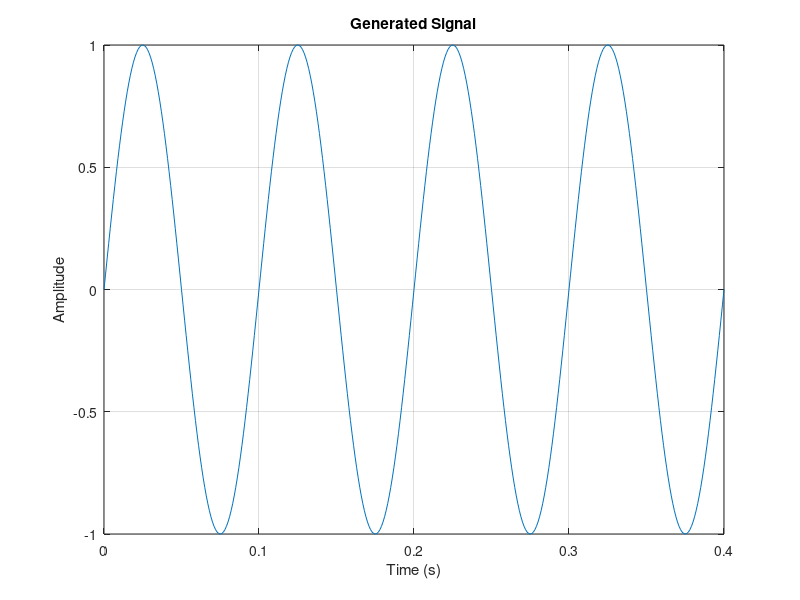
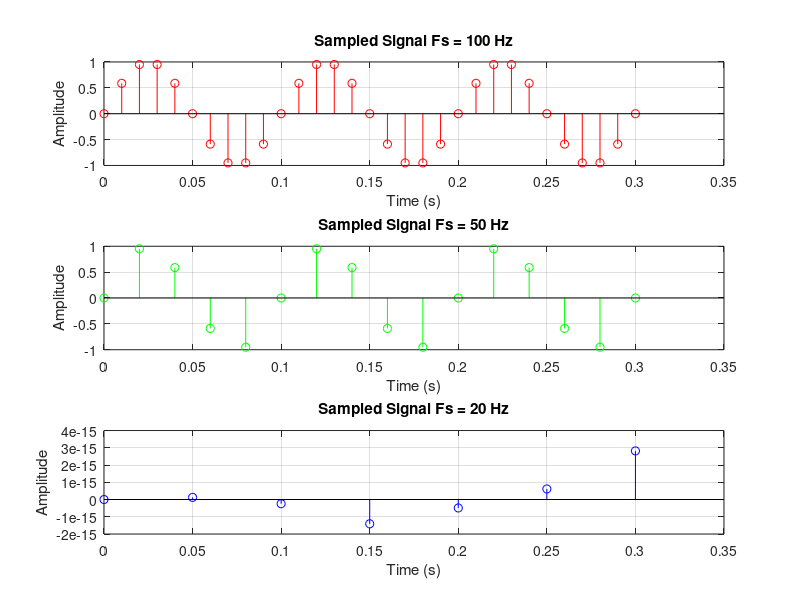

Reproduce these figures in MATLAB, in order.
%Prithviraj_2254901101
clc;clear all;close all;
% Generated Signal
f = 10; % Frequency of the signal
T = 1 / f; % Period of the signal
td = T / 100; % Time resolution
t = 0:td:4*T; % Time vector for 4 cycles
x = sin(2 * pi * 10 * t); % Sine wavefigure;
plot(t, x); %Generated signal
xlabel('Time (s)');
ylabel('Amplitude');
title('Generated Signal');grid on;
% Sampled Signal
figure;
% Sampling with fs = 100 Hz
fs = 100;
Ts = 1 / fs;
t1 = 0:Ts:3*T;
xs = sin(2 * pi * 10 * t1);
subplot(3, 1, 1); 
stem(t1, xs, 'r'); %sampled signal
xlabel('Time (s)');
ylabel('Amplitude');
title('Sampled Signal Fs = 100 Hz');grid on;
% Sampling with fs = 50 Hz
fs = 50;
Ts = 1 / fs;
t1 = 0:Ts:3*T;
xs = sin(2 * pi * 10 * t1);
subplot(3, 1, 2); 
stem(t1, xs, 'g');
xlabel('Time (s)');
ylabel('Amplitude');
title('Sampled Signal Fs = 50 Hz');grid on;
% Sampling with fs = 20 Hz
fs = 20;
Ts = 1 / fs;
t1 = 0:Ts:3*T;
xs = sin(2 * pi * 10 * t1);
subplot(3, 1, 3); 
stem(t1, xs, 'b');
xlabel('Time (s)');
ylabel('Amplitude');
title('Sampled Signal Fs = 20 Hz');grid on;
